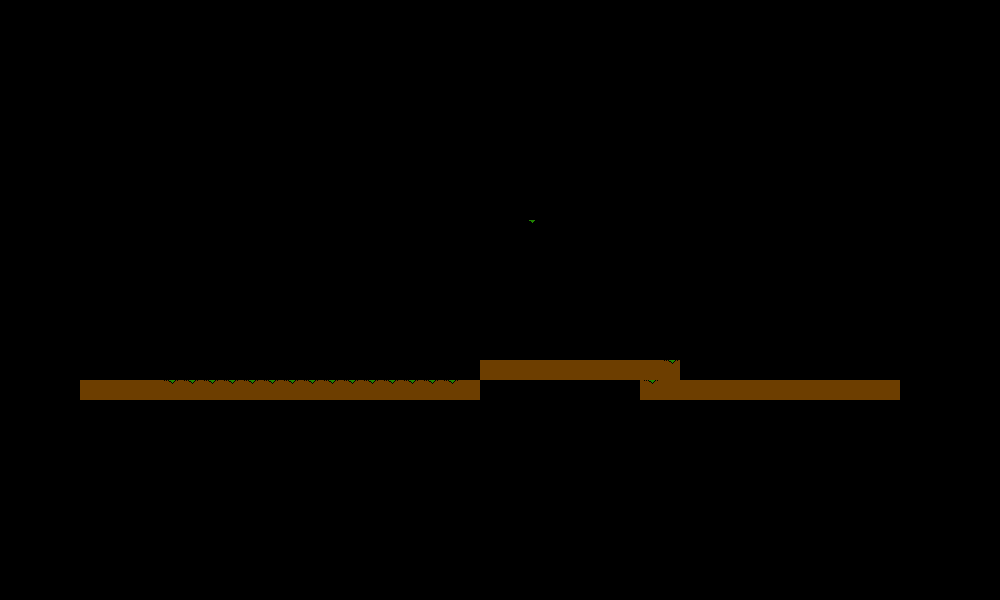

This is a level from a 2D game, rendered from its Tiled map with the project's own tilesets. A one-line summary and the complete map file follow:
An orthogonal 50x30 tile map with 20x20 px tiles, 2 tile layers (grass, ground).

<map version="1.0" orientation="orthogonal" renderorder="left-down" width="50" height="30" tilewidth="20" tileheight="20" nextobjectid="1">
 <tileset firstgid="1" name="Wood" tilewidth="20" tileheight="20" spacing="2" margin="2">
  <image source="tiles_spritesheet.png" width="172" height="172" />
 </tileset>
 <layer name="grass" width="50" height="30">
  <data encoding="csv">
0,0,0,0,0,0,0,0,0,0,0,0,0,0,0,0,0,0,0,0,0,0,0,0,0,0,0,0,0,0,0,0,0,0,0,0,0,0,0,0,0,0,0,0,0,0,0,0,0,0,
0,0,0,0,0,0,0,0,0,0,0,0,0,0,0,0,0,0,0,0,0,0,0,0,0,0,0,0,0,0,0,0,0,0,0,0,0,0,0,0,0,0,0,0,0,0,0,0,0,0,
0,0,0,0,0,0,0,0,0,0,0,0,0,0,0,0,0,0,0,0,0,0,0,0,0,0,0,0,0,0,0,0,0,0,0,0,0,0,0,0,0,0,0,0,0,0,0,0,0,0,
0,0,0,0,0,0,0,0,0,0,0,0,0,0,0,0,0,0,0,0,0,0,0,0,0,0,0,0,0,0,0,0,0,0,0,0,0,0,0,0,0,0,0,0,0,0,0,0,0,0,
0,0,0,0,0,0,0,0,0,0,0,0,0,0,0,0,0,0,0,0,0,0,0,0,0,0,0,0,0,0,0,0,0,0,0,0,0,0,0,0,0,0,0,0,0,0,0,0,0,0,
0,0,0,0,0,0,0,0,0,0,0,0,0,0,0,0,0,0,0,0,0,0,0,0,0,0,0,0,0,0,0,0,0,0,0,0,0,0,0,0,0,0,0,0,0,0,0,0,0,0,
0,0,0,0,0,0,0,0,0,0,0,0,0,0,0,0,0,0,0,0,0,0,0,0,0,0,0,0,0,0,0,0,0,0,0,0,0,0,0,0,0,0,0,0,0,0,0,0,0,0,
0,0,0,0,0,0,0,0,0,0,0,0,0,0,0,0,0,0,0,0,0,0,0,0,0,0,0,0,0,0,0,0,0,0,0,0,0,0,0,0,0,0,0,0,0,0,0,0,0,0,
0,0,0,0,0,0,0,0,0,0,0,0,0,0,0,0,0,0,0,0,0,0,0,0,0,0,0,0,0,0,0,0,0,0,0,0,0,0,0,0,0,0,0,0,0,0,0,0,0,0,
0,0,0,0,0,0,0,0,0,0,0,0,0,0,0,0,0,0,0,0,0,0,0,0,0,0,0,0,0,0,0,0,0,0,0,0,0,0,0,0,0,0,0,0,0,0,0,0,0,0,
0,0,0,0,0,0,0,0,0,0,0,0,0,0,0,0,0,0,0,0,0,0,0,0,0,0,0,0,0,0,0,0,0,0,0,0,0,0,0,0,0,0,0,0,0,0,0,0,0,0,
0,0,0,0,0,0,0,0,0,0,0,0,0,0,0,0,0,0,0,0,0,0,0,0,0,0,0,0,0,0,0,0,0,0,0,0,0,0,0,0,0,0,0,0,0,0,0,0,0,0,
0,0,0,0,0,0,0,0,0,0,0,0,0,0,0,0,0,0,0,0,0,0,0,0,0,0,0,0,0,0,0,0,0,0,0,0,0,0,0,0,0,0,0,0,0,0,0,0,0,0,
0,0,0,0,0,0,0,0,0,0,0,0,0,0,0,0,0,0,0,0,0,0,0,0,0,0,0,0,0,0,0,0,0,0,0,0,0,0,0,0,0,0,0,0,0,0,0,0,0,0,
0,0,0,0,0,0,0,0,0,0,0,0,0,0,0,0,0,0,0,0,0,0,0,0,0,0,0,0,0,0,0,0,0,0,0,0,0,0,0,0,0,0,0,0,0,0,0,0,0,0,
0,0,0,0,0,0,0,0,0,0,0,0,0,0,0,0,0,0,0,0,0,0,0,0,0,0,0,0,0,0,0,0,0,0,0,0,0,0,0,0,0,0,0,0,0,0,0,0,0,0,
0,0,0,0,0,0,0,0,0,0,0,0,0,0,0,0,0,0,0,0,0,0,0,0,0,0,0,0,0,0,0,0,0,0,0,0,0,0,0,0,0,0,0,0,0,0,0,0,0,0,
0,0,0,0,0,0,0,0,0,0,0,0,0,0,0,0,0,0,0,0,0,0,0,0,0,0,0,0,0,0,0,0,0,0,0,0,0,0,0,0,0,0,0,0,0,0,0,0,0,0,
0,0,0,0,0,0,0,0,0,0,0,0,0,0,0,0,0,0,0,0,0,0,0,0,1,1,1,1,1,1,1,1,1,1,0,0,0,0,0,0,0,0,0,0,0,0,0,0,0,0,
0,0,0,0,1,1,1,1,1,1,1,1,1,1,1,1,1,1,1,1,1,1,1,1,0,0,0,0,0,0,0,0,1,1,1,1,1,1,1,1,1,1,1,1,1,0,0,0,0,0,
0,0,0,0,0,0,0,0,0,0,0,0,0,0,0,0,0,0,0,0,0,0,0,0,0,0,0,0,0,0,0,0,0,0,0,0,0,0,0,0,0,0,0,0,0,0,0,0,0,0,
0,0,0,0,0,0,0,0,0,0,0,0,0,0,0,0,0,0,0,0,0,0,0,0,0,0,0,0,0,0,0,0,0,0,0,0,0,0,0,0,0,0,0,0,0,0,0,0,0,0,
0,0,0,0,0,0,0,0,0,0,0,0,0,0,0,0,0,0,0,0,0,0,0,0,0,0,0,0,0,0,0,0,0,0,0,0,0,0,0,0,0,0,0,0,0,0,0,0,0,0,
0,0,0,0,0,0,0,0,0,0,0,0,0,0,0,0,0,0,0,0,0,0,0,0,0,0,0,0,0,0,0,0,0,0,0,0,0,0,0,0,0,0,0,0,0,0,0,0,0,0,
0,0,0,0,0,0,0,0,0,0,0,0,0,0,0,0,0,0,0,0,0,0,0,0,0,0,0,0,0,0,0,0,0,0,0,0,0,0,0,0,0,0,0,0,0,0,0,0,0,0,
0,0,0,0,0,0,0,0,0,0,0,0,0,0,0,0,0,0,0,0,0,0,0,0,0,0,0,0,0,0,0,0,0,0,0,0,0,0,0,0,0,0,0,0,0,0,0,0,0,0,
0,0,0,0,0,0,0,0,0,0,0,0,0,0,0,0,0,0,0,0,0,0,0,0,0,0,0,0,0,0,0,0,0,0,0,0,0,0,0,0,0,0,0,0,0,0,0,0,0,0,
0,0,0,0,0,0,0,0,0,0,0,0,0,0,0,0,0,0,0,0,0,0,0,0,0,0,0,0,0,0,0,0,0,0,0,0,0,0,0,0,0,0,0,0,0,0,0,0,0,0,
0,0,0,0,0,0,0,0,0,0,0,0,0,0,0,0,0,0,0,0,0,0,0,0,0,0,0,0,0,0,0,0,0,0,0,0,0,0,0,0,0,0,0,0,0,0,0,0,0,0,
0,0,0,0,0,0,0,0,0,0,0,0,0,0,0,0,0,0,0,0,0,0,0,0,0,0,0,0,0,0,0,0,0,0,0,0,0,0,0,0,0,0,0,0,0,0,0,0,0,0
</data>
 </layer>
 <layer name="ground" width="50" height="30">
  <data encoding="csv">
0,0,0,0,0,0,0,0,0,0,0,0,0,0,0,0,0,0,0,0,0,0,0,0,0,0,0,0,0,0,0,0,0,0,0,0,0,0,0,0,0,0,0,0,0,0,0,0,0,0,
0,0,0,0,0,0,0,0,0,0,0,0,0,0,0,0,0,0,0,0,0,0,0,0,0,0,0,0,0,0,0,0,0,0,0,0,0,0,0,0,0,0,0,0,0,0,0,0,0,0,
0,0,0,0,0,0,0,0,0,0,0,0,0,0,0,0,0,0,0,0,0,0,0,0,0,0,0,0,0,0,0,0,0,0,0,0,0,0,0,0,0,0,0,0,0,0,0,0,0,0,
0,0,0,0,0,0,0,0,0,0,0,0,0,0,0,0,0,0,0,0,0,0,0,0,0,0,0,0,0,0,0,0,0,0,0,0,0,0,0,0,0,0,0,0,0,0,0,0,0,0,
0,0,0,0,0,0,0,0,0,0,0,0,0,0,0,0,0,0,0,0,0,0,0,0,0,0,0,0,0,0,0,0,0,0,0,0,0,0,0,0,0,0,0,0,0,0,0,0,0,0,
0,0,0,0,0,0,0,0,0,0,0,0,0,0,0,0,0,0,0,0,0,0,0,0,0,0,0,0,0,0,0,0,0,0,0,0,0,0,0,0,0,0,0,0,0,0,0,0,0,0,
0,0,0,0,0,0,0,0,0,0,0,0,0,0,0,0,0,0,0,0,0,0,0,0,0,0,0,0,0,0,0,0,0,0,0,0,0,0,0,0,0,0,0,0,0,0,0,0,0,0,
0,0,0,0,0,0,0,0,0,0,0,0,0,0,0,0,0,0,0,0,0,0,0,0,0,0,0,0,0,0,0,0,0,0,0,0,0,0,0,0,0,0,0,0,0,0,0,0,0,0,
0,0,0,0,0,0,0,0,0,0,0,0,0,0,0,0,0,0,0,0,0,0,0,0,0,0,0,0,0,0,0,0,0,0,0,0,0,0,0,0,0,0,0,0,0,0,0,0,0,0,
0,0,0,0,0,0,0,0,0,0,0,0,0,0,0,0,0,0,0,0,0,0,0,0,0,0,0,0,0,0,0,0,0,0,0,0,0,0,0,0,0,0,0,0,0,0,0,0,0,0,
0,0,0,0,0,0,0,0,0,0,0,0,0,0,0,0,0,0,0,0,0,0,0,0,0,0,0,0,0,0,0,0,0,0,0,0,0,0,0,0,0,0,0,0,0,0,0,0,0,0,
0,0,0,0,0,0,0,0,0,0,0,0,0,0,0,0,0,0,0,0,0,0,0,0,0,0,39,0,0,0,0,0,0,0,0,0,0,0,0,0,0,0,0,0,0,0,0,0,0,0,
0,0,0,0,0,0,0,0,0,0,0,0,0,0,0,0,0,0,0,0,0,0,0,0,0,0,0,0,0,0,0,0,0,0,0,0,0,0,0,0,0,0,0,0,0,0,0,0,0,0,
0,0,0,0,0,0,0,0,0,0,0,0,0,0,0,0,0,0,0,0,0,0,0,0,0,0,0,0,0,0,0,0,0,0,0,0,0,0,0,0,0,0,0,0,0,0,0,0,0,0,
0,0,0,0,0,0,0,0,0,0,0,0,0,0,0,0,0,0,0,0,0,0,0,0,0,0,0,0,0,0,0,0,0,0,0,0,0,0,0,0,0,0,0,0,0,0,0,0,0,0,
0,0,0,0,0,0,0,0,0,0,0,0,0,0,0,0,0,0,0,0,0,0,0,0,0,0,0,0,0,0,0,0,0,0,0,0,0,0,0,0,0,0,0,0,0,0,0,0,0,0,
0,0,0,0,0,0,0,0,0,0,0,0,0,0,0,0,0,0,0,0,0,0,0,0,0,0,0,0,0,0,0,0,0,0,0,0,0,0,0,0,0,0,0,0,0,0,0,0,0,0,
0,0,0,0,0,0,0,0,0,0,0,0,0,0,0,0,0,0,0,0,0,0,0,0,0,0,0,0,0,0,0,0,0,0,0,0,0,0,0,0,0,0,0,0,0,0,0,0,0,0,
0,0,0,0,0,0,0,0,0,0,0,0,0,0,0,0,0,0,0,0,0,0,0,0,0,0,0,0,0,0,0,0,0,39,0,0,0,0,0,0,0,0,0,0,0,0,0,0,0,0,
0,0,0,0,0,0,0,0,39,39,39,39,39,39,39,39,39,39,39,39,39,39,39,0,0,0,0,0,0,0,0,0,39,0,0,0,0,0,0,0,0,0,0,0,0,0,0,0,0,0,
0,0,0,0,0,0,0,0,0,0,0,0,0,0,0,0,0,0,0,0,0,0,0,0,0,0,0,0,0,0,0,0,0,0,0,0,0,0,0,0,0,0,0,0,0,0,0,0,0,0,
0,0,0,0,0,0,0,0,0,0,0,0,0,0,0,0,0,0,0,0,0,0,0,0,0,0,0,0,0,0,0,0,0,0,0,0,0,0,0,0,0,0,0,0,0,0,0,0,0,0,
0,0,0,0,0,0,0,0,0,0,0,0,0,0,0,0,0,0,0,0,0,0,0,0,0,0,0,0,0,0,0,0,0,0,0,0,0,0,0,0,0,0,0,0,0,0,0,0,0,0,
0,0,0,0,0,0,0,0,0,0,0,0,0,0,0,0,0,0,0,0,0,0,0,0,0,0,0,0,0,0,0,0,0,0,0,0,0,0,0,0,0,0,0,0,0,0,0,0,0,0,
0,0,0,0,0,0,0,0,0,0,0,0,0,0,0,0,0,0,0,0,0,0,0,0,0,0,0,0,0,0,0,0,0,0,0,0,0,0,0,0,0,0,0,0,0,0,0,0,0,0,
0,0,0,0,0,0,0,0,0,0,0,0,0,0,0,0,0,0,0,0,0,0,0,0,0,0,0,0,0,0,0,0,0,0,0,0,0,0,0,0,0,0,0,0,0,0,0,0,0,0,
0,0,0,0,0,0,0,0,0,0,0,0,0,0,0,0,0,0,0,0,0,0,0,0,0,0,0,0,0,0,0,0,0,0,0,0,0,0,0,0,0,0,0,0,0,0,0,0,0,0,
0,0,0,0,0,0,0,0,0,0,0,0,0,0,0,0,0,0,0,0,0,0,0,0,0,0,0,0,0,0,0,0,0,0,0,0,0,0,0,0,0,0,0,0,0,0,0,0,0,0,
0,0,0,0,0,0,0,0,0,0,0,0,0,0,0,0,0,0,0,0,0,0,0,0,0,0,0,0,0,0,0,0,0,0,0,0,0,0,0,0,0,0,0,0,0,0,0,0,0,0,
0,0,0,0,0,0,0,0,0,0,0,0,0,0,0,0,0,0,0,0,0,0,0,0,0,0,0,0,0,0,0,0,0,0,0,0,0,0,0,0,0,0,0,0,0,0,0,0,0,0
</data>
 </layer>
</map>
